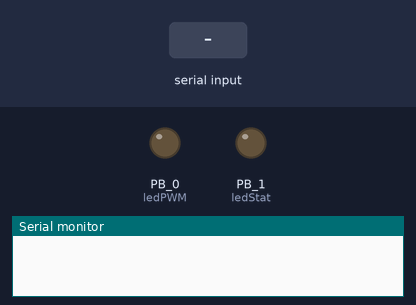
Recording of a program running on a simulated TI Tiva C LaunchPad. Shown: output pins drawn as LEDs (lit = HIGH), the last lines printed to the serial monitor. Dashed ring = blinking. The inputs (shaded band) are chosen by the test bench.

Above: at 0.0 s.
At 2.4 s:
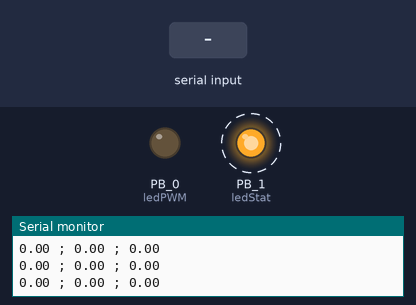
2.8 s: "r\n" received over Serial
At 4.0 s:
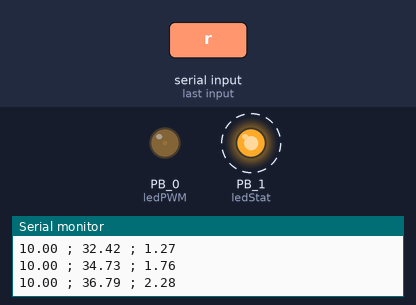
5.8 s: "1\n" received over Serial
Timing chart, 0 to 14.8 s (numbered marks = the images above; inputs shaded):
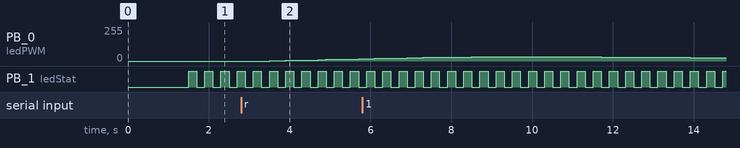

The program:

main.cpp
```cpp
#include <Arduino.h>
// ============================================================================
// DEFINICIÓN DE PINES
// ============================================================================
const int ledPWM  = 3;   // Pin PWM (salida del sistema mapeada)
const int ledStat = 4;   // Pin para LED de estado (parpadeo por ciclo)

// ============================================================================
// PARÁMETROS DEL SISTEMA (Planta de 1er Orden)
// ============================================================================
const double k   = 0.8;  // Ganancia estática
const double tau = 10.0; // Constante de tiempo [s]
const double T   = 0.2;  // Período de muestreo [s]
double alpha     = 0.0;  // Factor de discretización: exp(-T / tau)

// ============================================================================
// PARÁMETROS DEL CONTROLADOR PID
// ============================================================================
const double Kc = 2.0;   // Ganancia proporcional
const double Ti = 1.0;   // Tiempo integral [s]
const double Td = 0.01;  // Tiempo derivativo [s]

// Coeficientes del PID discreto
double k1 = 0.0;
double k2 = 0.0;
double k3 = 0.0;

// ============================================================================
// VARIABLES DE ESTADO Y SEÑALES
// ============================================================================
double r = 0.0;                          // Referencia / Setpoint
double y = 0.0, y_1 = 0.0;               // Salida del sistema: actual y(k), previa y(k-1)
double u = 0.0, u_1 = 0.0, u_2 = 0.0;    // Señal de control: u(k), u(k-1), u(k-2)
double e = 0.0, e_1 = 0.0, e_2 = 0.0;    // Error: e(k), e(k-1), e(k-2)

int  out    = 0;                         // Salida mapeada para PWM (0 - 255)
bool estado = false;                     // Estado del LED testigo

// ============================================================================
// DECLARACIÓN DE FUNCIONES AUXILIARES
// ============================================================================
void calcularParametros();
void reiniciarVariables();
void procesarComandosSerial();

// ============================================================================
// CONFIGURACIÓN INICIAL (setup)
// ============================================================================
void setup() {
  pinMode(ledPWM, OUTPUT);
  pinMode(ledStat, OUTPUT);

  Serial.begin(9600);
  delay(1500);
  Serial.println("Iniciando...");

  // Inicialización de parámetros matemáticos
  calcularParametros();

  // Imprimir parámetros calculados y encabezado de telemetría
  Serial.print(alpha);
  Serial.print(" , ");
  Serial.print(k1);
  Serial.print(" , ");
  Serial.print(k2);
  Serial.print(" , ");
  Serial.println(k3);
  Serial.println("r ;      u ;      y");
}

// ============================================================================
// BUCLE PRINCIPAL (loop)
// ============================================================================
void loop() {
  // 1. Comprobar comandos recibidos por el puerto serie
  procesarComandosSerial();

  // 2. Simulación de la planta de 1er orden discretizada:
  //    y(k) = u(k-1) * (1 - alpha) * k + y(k-1) * alpha
  y = u_1 * (1.0 - alpha) * k + y_1 * alpha;

  // 3. Cálculo del error actual
  e = r - y;

  // 4. Ley de control PID en diferencias (forma de velocidad / recurrente):
  //    u(k) = u(k-1) + k1*e(k) + k2*e(k-1) + k3*e(k-2)
  u = u_1 + k1 * e + k2 * e_1 + k3 * e_2;

  // 5. Envío de datos por el puerto serie
  Serial.print(r);
  Serial.print(" ; ");
  Serial.print(u);
  Serial.print(" ; ");
  Serial.println(y);

  // 6. Actualización de salida PWM
  out = map((long)y, 0, 100, 0, 255);
  analogWrite(ledPWM, constrain(out, 0, 255));

  // 7. Toggle del LED de estado para indicar ciclo de ejecución
  estado = !estado;
  digitalWrite(ledStat, estado ? HIGH : LOW);

  // 8. Retardo correspondiente al período de muestreo
  delay(T * 1000);

  // 9. Actualización de estados pasados
  y_1 = y;
  u_2 = u_1;
  u_1 = u;
  e_2 = e_1;
  e_1 = e;
}

// ============================================================================
// DEFINICIÓN DE FUNCIONES AUXILIARES
// ============================================================================

void calcularParametros() {
  alpha = exp(-T / tau);
  k1 = Kc + (Kc * T / Ti) + (Kc * Td / T);
  k2 = -Kc - (2.0 * Kc * Td / T);
  k3 = Kc * Td / T;
}

void reiniciarVariables() {
  u   = 0.0;
  u_1 = 0.0;
  u_2 = 0.0;
  y   = 0.0;
  y_1 = 0.0;
  e   = 0.0;
  e_1 = 0.0;
  e_2 = 0.0;
  r   = 10.0;

  Serial.println("INICIO");
  Serial.println("r ;      u ;      y");
  Serial.flush();
}

void procesarComandosSerial() {
  if (Serial.available() > 0) {
    char ent = Serial.read();

    if (ent == 'r') {
      reiniciarVariables();
    } else if (ent != '\r' && ent != '\n') {
      Serial.println("Entrada no identificada");
    }
  }
}
```

Measured:
- after the input at 2.8 s, PB_0 (ledPWM): moves from 0/255 to 17/255 over 2.2 s, starting after 0.70 s
- by itself, PB_1 (ledStat): alternates HIGH for 0.20 s and LOW for 0.20 s
